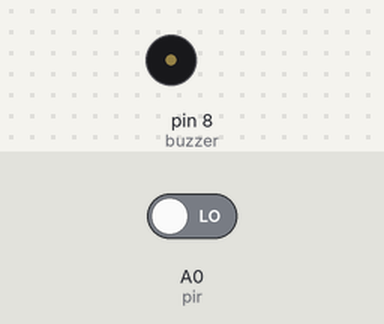
Simulated run of this sketch. Board: Arduino Uno, built with avr-gcc and run on an emulated ATmega328P. On the bench: buzzer (waves = sounding). The inputs (shaded band) are chosen by the test bench; at power-on: A0 (pir) LOW.

Above: at 1.2 s.
1.3 s: A0 (pir) driven HIGH
At 1.55 s:
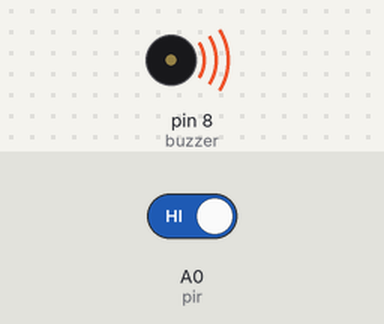
4.3 s: A0 (pir) driven LOW
At 4.3 s:
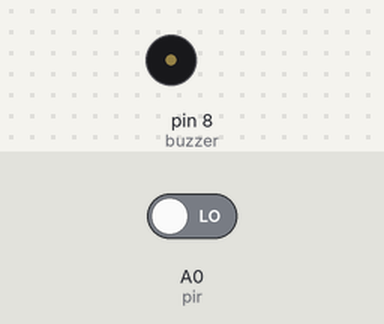
Timing chart, 0 to 7.3 s (numbered marks = the images above; inputs shaded):
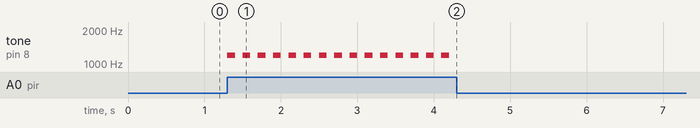

Measured:
- after the input at 1.3 s, tone on pin 8 (buzzer): alternates 1200 Hz for 0.10 s and silent for 0.10 s, starting at once
- after the input at 4.3 s, tone on pin 8 (buzzer): stops changing and stays silent

The sketch:

Semana3_Desafio4.ino
```cpp
int buzzer = 8;
int pir = A0;
int valor = LOW;

void setup()
{
  pinMode(buzzer, OUTPUT);
  pinMode(pir, INPUT);
  Serial.begin(9600);
}
void loop()
{
  valor = digitalRead(pir);
  if (valor == HIGH)
  {
    tone(buzzer, 1200);
    delay(100);
    noTone(buzzer);
    delay(100);
  }
  else
  {
    noTone(buzzer);
  }
}
```
